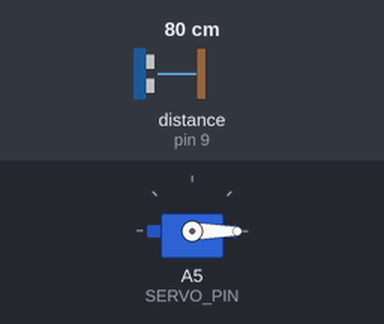
Simulated run of this sketch. Board: Arduino Uno, built with avr-gcc and run on an emulated ATmega328P. On the bench: servo. Wiring (inferred from the names in the program): ultrasonic range finder: trigger pin 10; echo pin 9. The test bench sets the inputs (shaded band); at power-on: distance to the obstacle (sensor on pin 9) 80 cm. The echo pulse lasts 58.3 µs per cm.

Above: at 1.2 s.
1.3 s: distance to the obstacle (sensor on pin 9) set to 2 cm
At 2.6 s:
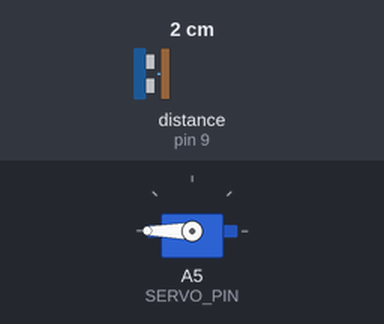
2.9 s: distance to the obstacle (sensor on pin 9) set to 9 cm
At 3.4 s:
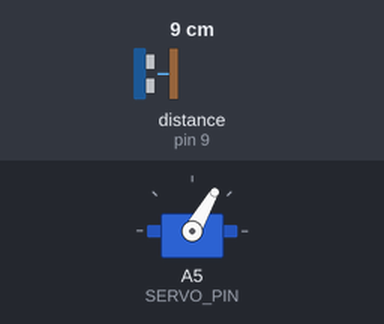
4.6 s: distance to the obstacle (sensor on pin 9) set to 4 cm
At 5.6 s:
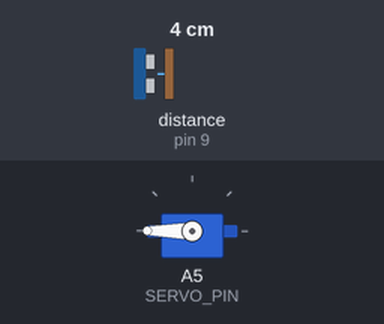
6.4 s: distance to the obstacle (sensor on pin 9) set to 18 cm
At 7.7 s:
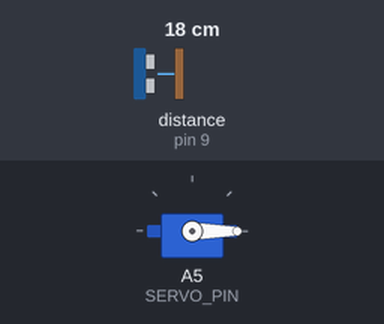
8.1 s: distance to the obstacle (sensor on pin 9) set to 7 cm
At 8.7 s:
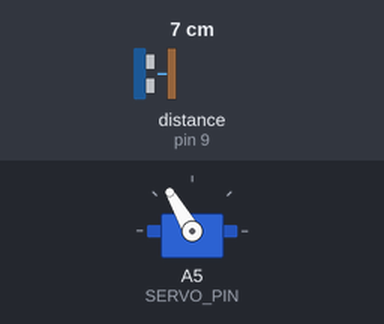
Timing chart, 0 to 10.9 s (numbered marks = the images above; inputs shaded):
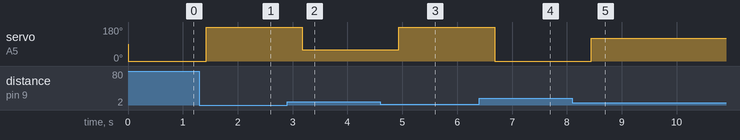

The sketch:

opdracht_6.ino
```cpp
#include <Servo.h>

const int SERVO_PIN = A5;
const int SENSOR_TRIG_PIN = 10;
const int SENSOR_ECHO_PIN = 9;

Servo servo;

void setup() {
  // Koppel de servo en stel de sensorpinnen in
  servo.attach(SERVO_PIN);
  pinMode(SENSOR_TRIG_PIN, OUTPUT);
  pinMode(SENSOR_ECHO_PIN, INPUT);
}

void loop() {
  // Lees de afstand en zet deze om naar een servohoek
  servo.write(map(getDistanceCm(), 10, 4, 0, 180));

  // Kleine delay zodat de servo niet spastisch gaat doen
  delay(350);
}

long getDistanceCm() {
  // Stuur een puls naar de ultrasone sensor
  digitalWrite(SENSOR_TRIG_PIN, LOW);
  delayMicroseconds(2);

  digitalWrite(SENSOR_TRIG_PIN, HIGH);
  delayMicroseconds(10);

  digitalWrite(SENSOR_TRIG_PIN, LOW);

  // Bereken de afstand op basis van de teruggekomen puls
  long duration = pulseIn(SENSOR_ECHO_PIN, HIGH);
  long distance = duration * 0.034 / 2;

  // Beperk de afstand tot het bereik dat gebruikt word
  if (distance > 10) distance = 10;
  if (distance < 4) distance = 4;

  return distance;
}
```

Measured:
- after the input at 1.3 s, servo on A5 (SERVO_PIN): 0° → 180° after 0.12 s
- after the input at 2.9 s, servo on A5 (SERVO_PIN): 180° → 60° after 0.28 s
- after the input at 4.6 s, servo on A5 (SERVO_PIN): 60° → 180° after 0.33 s
- after the input at 6.4 s, servo on A5 (SERVO_PIN): 180° → 0° after 0.29 s
- after the input at 8.1 s, servo on A5 (SERVO_PIN): 0° → 120° after 0.34 s
